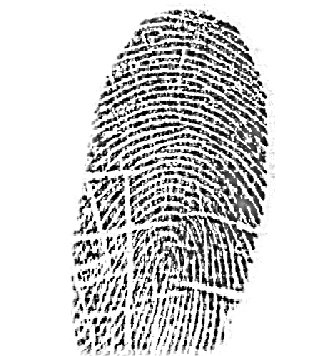
#> input picture first/100_2.jpg, 328 x 356 px, found by its file name; its folder holds 4 pictures in this run
$ python with-preprocessing.py
#> lines starting #> are read from the running program, lines starting #| are printed output that depends on the picture; after the words box and inside, x2 and y2 are one past the last pixel; in counts of white or black regions, pixels touching at a corner belong together
import os
import cv2
import numpy as np
from skimage.filters import gabor
from tqdm import tqdm
from PIL import Image
from skimage import filters, morphology
from sklearn import metrics
import matplotlib.pyplot as plt


path=os.listdir("first")

person=[]
dataset=[]
# global variables
EXPAND_WIDTH = 250
EXPAND_HEIGHT = 250

CropWidth = 220
CropHeight = 220
ExpWidth = 250
ExpHeight = 250

def get_fp_region(img_path, crop_width=250, crop_height=250):

    CropWidth = crop_width
    CropHeight = crop_height
    ExpWidth = EXPAND_WIDTH
    ExpHeight = EXPAND_HEIGHT

    image = cv2.imread(img_path, cv2.IMREAD_GRAYSCALE)
    thresh = filters.threshold_otsu(image)

    picBW = image > thresh
    bw = morphology.closing(picBW, morphology.square(3))
    # plot_image(bw, "B&W")

    cleared = bw.copy()

    img_width = image.shape[1]
    img_height = image.shape[0]
    #print(img_width, img_height)

    crop_l = img_width
    crop_r = 0
    crop_t = img_height
    crop_b = 0
    for i in range(img_height):
        for j in range(img_width):
            if cleared[i, j] == False:
                if (crop_l > j):
                    crop_l = j
                if (crop_r < j):
                    crop_r = j
                if (crop_t > i):
                    crop_t = i
                if (crop_b < i):
                    crop_b = i

    if ((crop_r - crop_l) < CropWidth):
        diff = CropWidth - (crop_r - crop_l)
        if (crop_r + crop_l > CropWidth): # right
            if (img_width - crop_r > diff / 2):
                crop_r += diff / 2
                crop_l -= diff / 2
            else:
                crop_r = img_width - 1
                crop_l = crop_r - (CropWidth + 2)
        else: # left
            if (crop_l > diff / 2):
                crop_l -= diff / 2
                crop_r += diff / 2
            else:
                crop_l = 1
                crop_r = crop_l + (CropWidth + 2)
    if ((crop_b - crop_t) < CropHeight):
        diff = CropHeight - (crop_b - crop_t)
        if (crop_b + crop_t > CropHeight): # bottom
            if (img_height - crop_b > diff / 2):
                crop_b += diff / 2
                crop_t -= diff / 2
            else:
                crop_b = img_height - 1
                crop_t = crop_b - (CropHeight + 2)
        else: # top
            if (crop_t > diff / 2):
                crop_t -= diff / 2
                crop_b += diff / 2
            else:
                crop_t = 1
                crop_b = crop_t + (CropHeight + 2)

    # expand region for rotation
    crop_l = (crop_r + crop_l - CropWidth) / 2
    crop_r = crop_l + CropWidth
    crop_t = (crop_t + crop_b - CropHeight) / 2
    crop_b = crop_t + CropHeight
    crop_l = (int)(crop_l - ((ExpWidth - CropWidth) / 2))
    crop_r = (int)(crop_r + ((ExpWidth - CropWidth) / 2))
    crop_t = (int)(crop_t - ((ExpHeight - CropHeight) / 2))
    crop_b = (int)(crop_b + ((ExpHeight - CropHeight) / 2))

    # check expanded region
    diff = 0
    if (crop_l < 0):
        diff = 0 - crop_l
        crop_l = crop_l + diff
        crop_r = crop_r + diff
    if (crop_r >= img_width):
        diff = crop_r - (img_width - 1)
        crop_l = crop_l - diff
        crop_r = crop_r - diff

    diff = 0
    if (crop_t < 0):
        diff = 0 - crop_t
        crop_t = crop_t + diff
        crop_b = crop_b + diff
    if (crop_b >= img_height):
        diff = crop_b - (img_height - 1)
        crop_t = crop_t - diff
        crop_b = crop_b - diff
    # crop for process image
    crop_x = (ExpWidth - CropWidth) / 2
    crop_y = (ExpHeight - CropHeight) / 2
    img = Image.open(img_path)
    image = img.crop([crop_l, crop_t, crop_r, crop_b])

    img_c = image.crop([crop_x, crop_y, crop_x + CropWidth, crop_y + CropHeight])

    return img_c

for i in tqdm(range(len(path))):
    m,_ = path[i].split(".")
    x,y=m.split("_")
    person.append(int(x))
    img = cv2.imread("first\\"+path[i])
#> img is the input picture: shape (356, 328, 3); min 0, max 255, mean 210.6
    img=cv2.cvtColor(img, cv2.COLOR_BGR2GRAY)
#> img: shape (356, 328)

    clahe = cv2.createCLAHE(clipLimit =7.0, tileGridSize=(8,8))
    cl_img = clahe.apply(img)

    ret, thresh3 = cv2.threshold(cl_img, 0, 255, cv2.THRESH_BINARY + cv2.THRESH_OTSU)
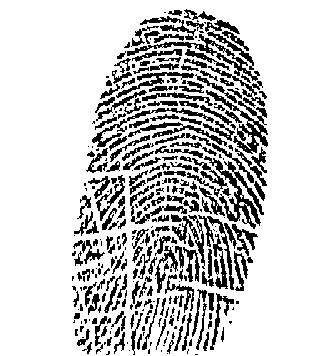
#> thresh3: shape (356, 328); 80.2% white; 330 black regions (132 under 20 px), largest, box (x1, y1, x2, y2) and area: (204, 156, 264, 229) 1092, (206, 90, 268, 154) 934, (127, 34, 260, 81) 793
#> ret = 155
    filt_real, filt_imag = gabor(thresh3, frequency=0.9)
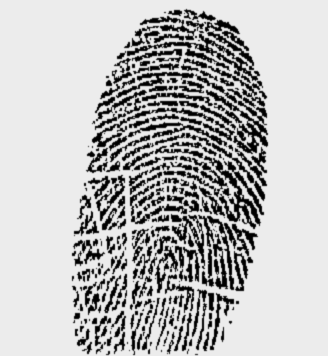
#> filt_real: shape (356, 328); min 0, max 236, mean 189.2
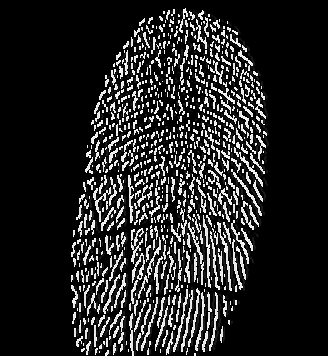
#> filt_imag: shape (356, 328); min 0, max 255, mean 37.4

    cv2.imwrite("temp.jpg",filt_real)

    thinned=get_fp_region("temp.jpg")
#> in get_fp_region, `thresh = filters.threshold_otsu(image)`: thresh = 131
#> in get_fp_region, `picBW = image > thresh`:
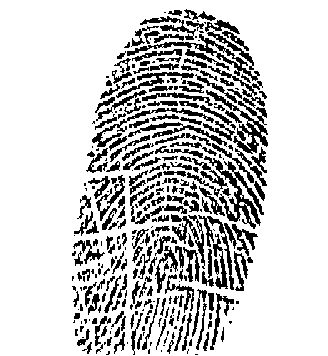
#> picBW: shape (356, 328) bool; 80.1% white; 317 black regions (119 under 20 px), largest, box (x1, y1, x2, y2) and area: (204, 156, 264, 229) 1094, (206, 90, 268, 154) 939, (127, 34, 260, 81) 803
#> in get_fp_region, `bw = morphology.closing(picBW, morphology.square(3))`:
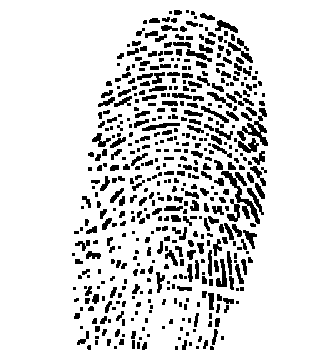
#> bw: shape (356, 328) bool; 85.9% white; 504 black regions (224 under 20 px), largest, box (x1, y1, x2, y2) and area: (221, 171, 260, 224) 477, (237, 108, 268, 146) 380, (238, 138, 259, 153) 163
#> in get_fp_region, `image = img.crop([crop_l, crop_t, crop_r, crop_b])`:
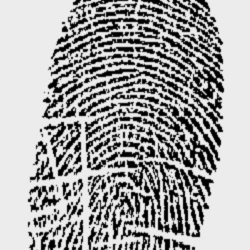
#> image: PIL image 250x250 L; min 0, max 243, mean 165.5
    thinned.save("temp2.jpg")

    temp=cv2.imread("temp2.jpg")
#> temp: shape (250, 250, 3); min 0, max 255, mean 165.7
    dataset.append(temp)
#> pass 2 of the loop `for i in tqdm(range(len(path))):`:
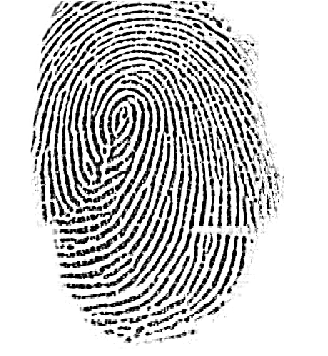
#> input picture first/10_5.jpg, 328 x 356 px, found by its file name
#> img is the input picture: shape (356, 328, 3); min 0, max 255, mean 202.1
#> img: shape (356, 328)
#> `ret, thresh3 = cv2.threshold(cl_img, 0, 255, cv2.THRESH_BINARY + cv2.T..`:
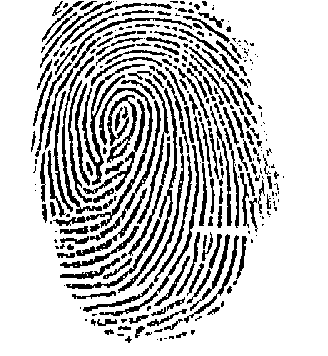
#> thresh3: shape (356, 328); 78.3% white; 305 black regions (131 under 20 px), largest, box (x1, y1, x2, y2) and area: (53, 88, 153, 228) 1044, (82, 64, 145, 185) 928, (118, 88, 177, 293) 813
#> ret = 143
#> thresh = 130
#> picBW: shape (356, 328) bool; 78.3% white; 289 black regions (115 under 20 px), largest, box (x1, y1, x2, y2) and area: (53, 88, 153, 228) 1048, (82, 64, 145, 185) 928, (118, 88, 177, 293) 814
#> bw: shape (356, 328) bool; 83.9% white; 565 black regions (272 under 20 px), largest, box (x1, y1, x2, y2) and area: (212, 235, 230, 288) 237, (141, 220, 169, 271) 210, (63, 168, 80, 207) 178
#> in get_fp_region (call 2), `image = img.crop([crop_l, crop_t, crop_r, crop_b])`:
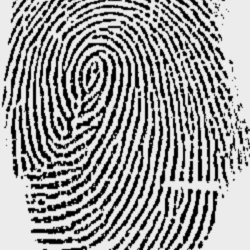
#> image: PIL image 250x250 L; min 0, max 244, mean 157.1
#> pass 3 of the loop `for i in tqdm(range(len(path))):`:
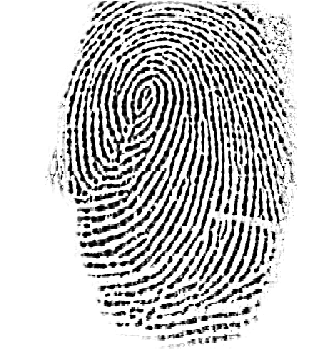
#> input picture first/10_6.jpg, 328 x 356 px, found by its file name
#> img is the input picture: shape (356, 328, 3); min 0, max 255, mean 201.5
#> img: shape (356, 328)
#> `ret, thresh3 = cv2.threshold(cl_img, 0, 255, cv2.THRESH_BINARY + cv2.T..`:
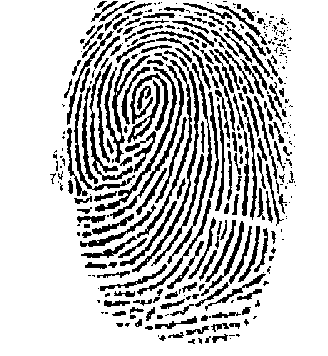
#> thresh3: shape (356, 328); 77.9% white; 370 black regions (171 under 20 px), largest, box (x1, y1, x2, y2) and area: (104, 55, 150, 163) 836, (132, 57, 199, 272) 831, (95, 67, 177, 212) 780
#> ret = 144
#> thresh = 129
#> bw: shape (356, 328) bool; 82.7% white; 499 black regions (181 under 20 px), largest, box (x1, y1, x2, y2) and area: (132, 86, 177, 191) 443, (120, 201, 177, 266) 332, (82, 106, 98, 184) 326
#> in get_fp_region (call 3), `image = img.crop([crop_l, crop_t, crop_r, crop_b])`:
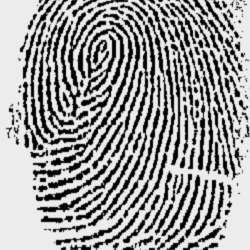
#> image: PIL image 250x250 L; min 0, max 243, mean 156.2
#> the loop made 4 passes; the first 3 are shown

datasets=np.asarray(dataset)
datasets=datasets/255

from sklearn.model_selection import train_test_split
X_train, X_test, y_train, y_test = train_test_split(datasets, person, test_size=0.15,random_state=24)


import time
from keras.applications.vgg19 import VGG19

#> (the run stopped early here; a loop or call above may not have finished)
